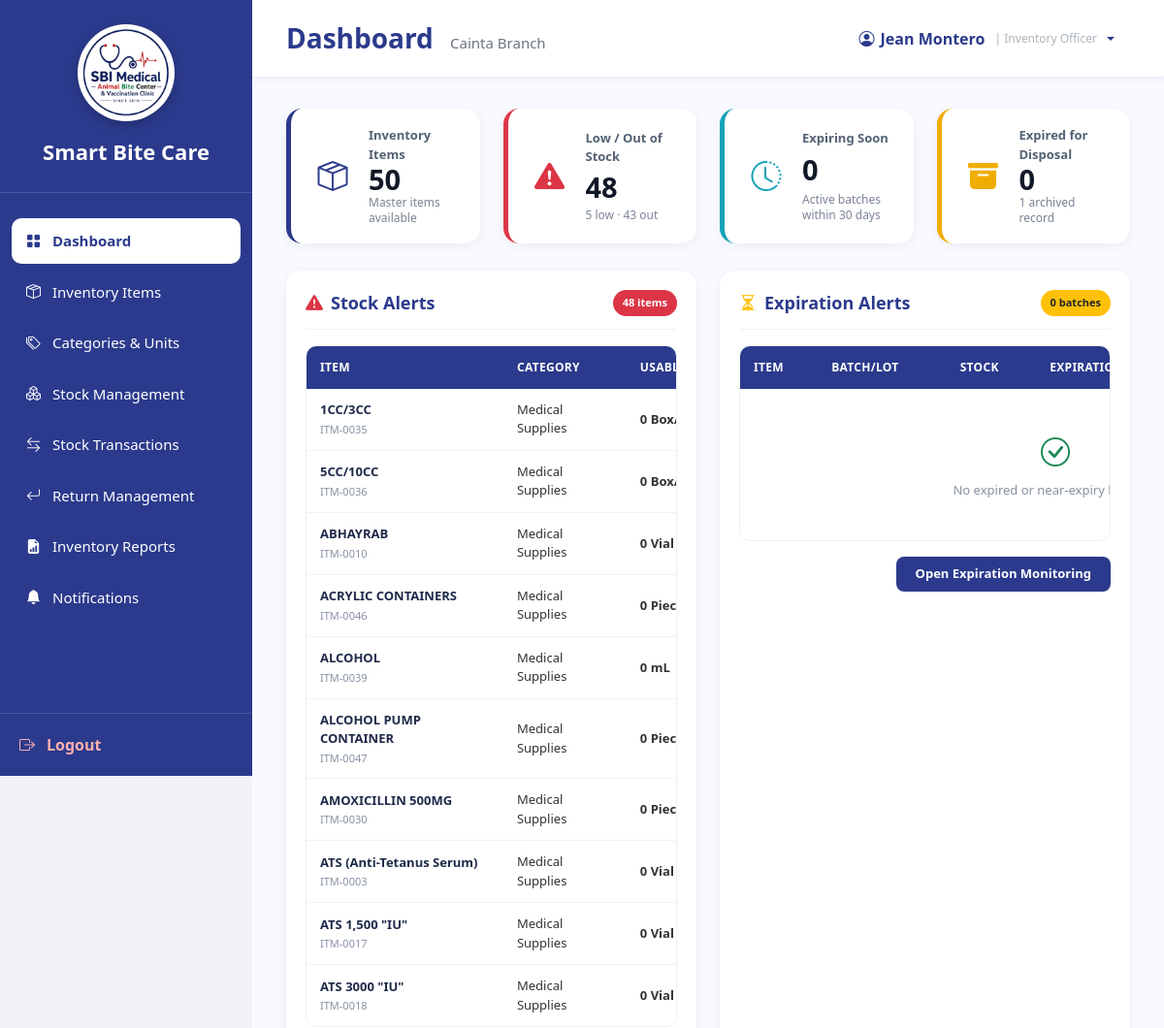
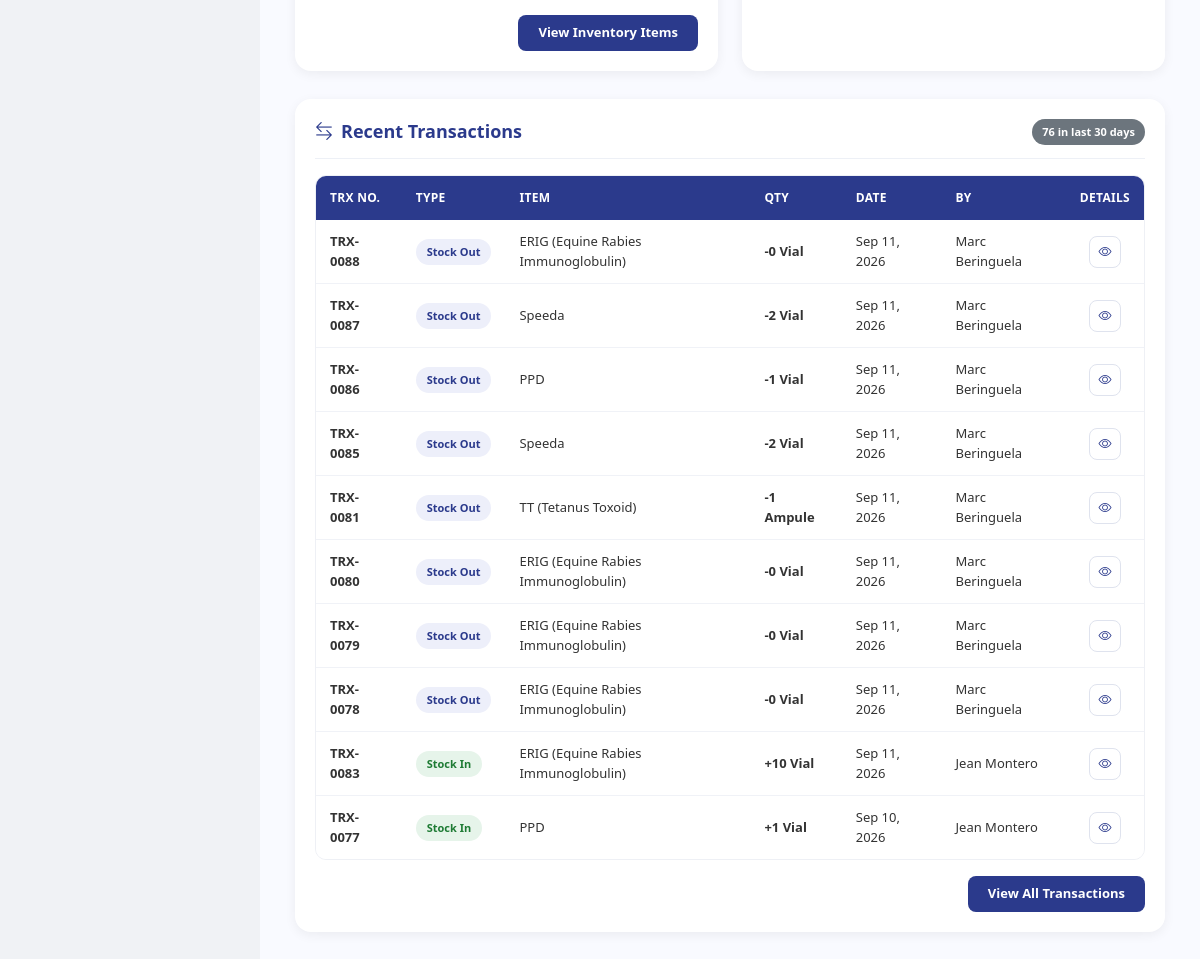
Page /InventoryOfficer_Dashboard.php (signed in) on the committed database (2 pictures, top to bottom).
### tables this page shows
CREATE TABLE `users` (
  `user_id` int(11) NOT NULL,
  `branch_id` varchar(10) DEFAULT NULL,
  `role_id` int(11) NOT NULL,
  `username` varchar(100) NOT NULL,
  `email` varchar(255) NOT NULL,
  `password` varchar(255) NOT NULL,
  `status` enum('Active','Inactive') DEFAULT 'Active',
  `created_at` timestamp NOT NULL DEFAULT current_timestamp(),
  `last_login` datetime DEFAULT NULL
);

CREATE TABLE `branches` (
  `branch_id` varchar(10) NOT NULL,
  `branch_name` varchar(150) NOT NULL,
  `branch_address` text DEFAULT NULL,
  `contact_number` varchar(30) DEFAULT NULL,
  `email` varchar(150) DEFAULT NULL,
  `status` enum('Active','Inactive') DEFAULT 'Active',
  `created_at` timestamp NOT NULL DEFAULT current_timestamp()
);

CREATE TABLE `inventory_items` (
  `item_id` int(11) NOT NULL,
  `category_id` int(11) NOT NULL,
  `unit_id` int(11) NOT NULL,
  `item_name` varchar(255) NOT NULL,
  `minimum_stock` int(11) DEFAULT 0,
  `description` text DEFAULT NULL,
  `is_forecastable` tinyint(1) NOT NULL DEFAULT 0,
  `is_consumable` tinyint(1) NOT NULL DEFAULT 1,
  `base_unit_label` varchar(30) DEFAULT NULL,
  `display_unit_label` varchar(30) DEFAULT NULL,
  `conversion_to_base` decimal(12,4) NOT NULL DEFAULT 1.0000
);

CREATE TABLE `stock_transactions` (
  `transaction_id` int(11) NOT NULL,
  `item_id` int(11) NOT NULL,
  `user_id` int(11) NOT NULL,
  `vaccination_id` int(11) DEFAULT NULL,
  `branch_id` varchar(10) NOT NULL,
  `transaction_type` enum('IN','OUT','ADJUSTMENT','TRANSFER_IN','TRANSFER_OUT','RETURN','EXPIRED') DEFAULT NULL,
  `quantity` decimal(12,4) NOT NULL,
  `remarks` text DEFAULT NULL,
  `transaction_date` timestamp NOT NULL DEFAULT current_timestamp()
);

### InventoryOfficer_Dashboard.php (the view, shortened to what the rows shown need)
<?php
require_once 'sources/db_connect.php';
function h($value)
{
    return htmlspecialchars((string)$value, ENT_QUOTES, 'UTF-8');
}
function statusBadgeClass($status)
{
    switch ($status) {
        case 'Out of Stock': return 'badge-critical';
        case 'Stock In': return 'badge-in';
        case 'Stock Out': return 'badge-out';
    }
}
function transactionDisplayType($type, $quantity)
{
    switch ($type) {
        case 'IN':
            return ['Stock In', '+'];
        case 'OUT':
            return ['Stock Out', '-'];
    }
}
$user_id = (int)$_SESSION['user_id'];
$userQuery = "SELECT
                    u.branch_id,
                    u.username,
                    b.branch_name
              FROM users u
              LEFT JOIN branches b
                ON u.branch_id = b.branch_id
              WHERE u.user_id = ?
                AND u.status = 'Active'
              LIMIT 1";
$userStmt = $conn->prepare($userQuery);
$userStmt->bind_param('i', $user_id);
if (!$userStmt->execute()) {
    die('Database error: Unable to retrieve user information.');
}
$userResult = $userStmt->get_result();
$userData = $userResult->fetch_assoc();
$branch_id = $userData['branch_id'] ?? null;
$username = $userData['username'] ?: 'Inventory Officer';
$branch_name = $userData['branch_name'] ?: 'No Branch Assigned';
$lowStockItems = [];
$recentTransactionsList = [];
if (!empty($branch_id)) {
    $lowStockQuery = "
        SELECT
            x.item_id,
            x.item_name,
            x.minimum_stock,
            x.category_name,
            x.unit_name,
            x.usable_stock,
            x.expired_stock
        FROM (
            SELECT
                i.item_id,
                i.item_name,
                i.minimum_stock,
                c.category_name,
                u.unit_name,
                COALESCE(
                    SUM(
                        CASE
                            WHEN s.quantity_available > 0
                             AND (
                                    s.expiration_date IS NULL
                                    OR s.expiration_date >= CURDATE()
                                 )
                            THEN s.quantity_available
                            ELSE 0
                        END
                    ),
                    0
                ) AS usable_stock,
                COALESCE(
                    SUM(
                        CASE
                            WHEN s.quantity_available > 0
                             AND s.expiration_date IS NOT NULL
                             AND s.expiration_date < CURDATE()
                            THEN s.quantity_available
                            ELSE 0
                        END
                    ),
                    0
                ) AS expired_stock
            FROM inventory_items i
            INNER JOIN inventory_categories c
              ON c.category_id = i.category_id
            INNER JOIN units u
              ON u.unit_id = i.unit_id
            LEFT JOIN inventory_stocks s
              ON s.item_id = i.item_id
             AND s.branch_id = ?
            GROUP BY
                i.item_id,
                i.item_name,
                i.minimum_stock,
                c.category_name,
                u.unit_name
        ) AS x
        WHERE
            x.usable_stock <= 0
            OR (
                x.usable_stock > 0
                AND x.usable_stock <= x.minimum_stock
            )
        ORDER BY
            CASE WHEN x.usable_stock <= 0 THEN 0 ELSE 1 END ASC,
            x.usable_stock ASC,
            x.item_name ASC
        LIMIT 10
    ";
    $stmt = $conn->prepare($lowStockQuery);
    $stmt->bind_param('s', $branch_id);
    $stmt->execute();
    $result = $stmt->get_result();
    while ($row = $result->fetch_assoc()) {
        $usable = (int)$row['usable_stock'];
        $minimum = (int)$row['minimum_stock'];
        $expired = (int)$row['expired_stock'];
        $status = $usable <= 0 ? 'Out of Stock' : 'Low Stock';
        $row['status'] = $status;
        $row['item_id_formatted'] = 'ITM-' . str_pad((string)$row['item_id'], 4, '0', STR_PAD_LEFT);
        $row['stock_display'] = $usable . ' ' . $row['unit_name'];
        $row['minimum_display'] = $minimum . ' ' . $row['unit_name'];
        $row['expired_display'] = $expired > 0 ? $expired . ' ' . $row['unit_name'] : '';
        $lowStockItems[] = $row;
    }
    $transactionQuery = "
        SELECT
            st.transaction_id,
            st.transaction_type,
            st.quantity,
            st.transaction_date,
            st.remarks,
            ii.item_name,
            u.unit_name,
            usr.username
        FROM stock_transactions st
        INNER JOIN inventory_items ii
          ON st.item_id = ii.item_id
        LEFT JOIN units u
          ON ii.unit_id = u.unit_id
        INNER JOIN users usr
          ON st.user_id = usr.user_id
        WHERE st.branch_id = ?
        ORDER BY
            st.transaction_date DESC,
            st.transaction_id DESC
        LIMIT 10
    ";
    $transactionStmt = $conn->prepare($transactionQuery);
    $transactionStmt->bind_param('s', $branch_id);
    $transactionStmt->execute();
    $transactionResult = $transactionStmt->get_result();
    while ($row = $transactionResult->fetch_assoc()) {
        [$displayType, $sign] = transactionDisplayType(
            $row['transaction_type'],
            $row['quantity']
        );
        $quantity = abs((int)$row['quantity']);
        $unitName = $row['unit_name'] ?? '';
        $recentTransactionsList[] = [
            'transaction_id' => (int)$row['transaction_id'],
            'trx' => 'TRX-' . str_pad((string)$row['transaction_id'], 4, '0', STR_PAD_LEFT),
            'type' => $displayType,
            'item' => $row['item_name'] ?? 'Unknown Item',
            'qty' => $sign . $quantity . ($unitName !== '' ? ' ' . $unitName : ''),
            'date' => date('M d, Y', strtotime($row['transaction_date'])),
            'date_full' => date('M d, Y h:i A', strtotime($row['transaction_date'])),
            'by' => $row['username'] ?? 'Unknown User',
            'remarks' => trim((string)($row['remarks'] ?? ''))
        ];
    }
}
?>
<!DOCTYPE html>
<html lang="en">
<head>
<link href="https://cdn.jsdelivr.net/npm/bootstrap@5.3.3/dist/css/bootstrap.min.css" rel="stylesheet">
<link rel="stylesheet" href="https://cdn.jsdelivr.net/npm/bootstrap-icons@1.11.3/font/bootstrap-icons.min.css">
<link rel="stylesheet" href="sidebar.css">
</head>
<body>
<div class="main">
    <div class="topbar">
        <h3>
            Dashboard
            <small><?php echo h($branch_name); ?></small>
        </h3>
        <div class="dropdown">
            <button class="profile dropdown-toggle border-0 bg-transparent px-3 py-2 rounded-3"
                    type="button" id="inventoryOfficerProfileMenu"
                    data-bs-toggle="dropdown" aria-expanded="false">
                <i class="bi bi-person-circle"></i>
                <span><?php echo h($username); ?></span>
                <span class="role-label">| Inventory Officer</span>
            </button>
        </div>
    </div>
    <div class="dashboard">
        <div class="row g-4 mt-1">
            <div class="col-xl-6" id="stockAlerts">
                <div class="large-card">
                    <div class="table-wrap">
                        <table class="table data-table">
                            <thead>
                                <tr>
                                    <th>Item</th>
                                    <th>Category</th>
                                    <th>Usable Stock</th>
                                </tr>
                            </thead>
                            <tbody>
                            <?php if (empty($lowStockItems)): ?>
                                <tr>
                                    <td colspan="5">
                                        <div class="empty-state">
                                            <i class="bi bi-check-circle text-success"></i>
                                            <p>No low or out-of-stock items.</p>
                                        </div>
                                    </td>
                                </tr>
                            <?php else: ?>
                                <?php foreach ($lowStockItems as $item): ?>
                                    <tr>
                                        <td>
                                            <span class="item-name"><?php echo h($item['item_name']); ?></span>
                                            <span class="subtext"><?php echo h($item['item_id_formatted']); ?></span>
                                        </td>
                                        <td><?php echo h($item['category_name']); ?></td>
                                        <td>
                                            <strong><?php echo h($item['stock_display']); ?></strong>
                                        </td>
                                    </tr>
                                <?php endforeach; ?>
                            <?php endif; ?>
                            </tbody>
                        </table>
                    </div>
                </div>
            </div>
            <div class="col-xl-6">
                <div class="large-card">
                    <div class="table-wrap">
                        <table class="table data-table">
                            <thead>
                                <tr>
                                    <th>Item</th>
                                    <th>Batch/Lot</th>
                                    <th>Stock</th>
                                    <th>Expiration</th>
                                </tr>
                            </thead>
                        </table>
                    </div>
                </div>
            </div>
        </div>
        <div class="row g-4 mt-1">
            <div class="col-12">
                <div class="large-card">
                    <div class="table-wrap">
                        <table class="table data-table">
                            <thead>
                                <tr>
                                    <th>Trx No.</th>
                                    <th>Type</th>
                                    <th>Item</th>
                                    <th>Qty</th>
                                    <th>Date</th>
                                    <th>By</th>
                                    <th class="text-center">Details</th>
                                </tr>
                            </thead>
                            <tbody>
                            <?php if (empty($recentTransactionsList)): ?>
                                <tr>
                                    <td colspan="7">
                                        <div class="empty-state">
                                            <i class="bi bi-clock-history"></i>
                                            <p>No recent transactions found.</p>
                                        </div>
                                    </td>
                                </tr>
                            <?php else: ?>
                                <?php foreach ($recentTransactionsList as $trx): ?>
                                    <tr>
                                        <td><strong><?php echo h($trx['trx']); ?></strong></td>
                                        <td>
                                            <span class="badge-status <?php echo h(statusBadgeClass($trx['type'])); ?>">
                                                <?php echo h($trx['type']); ?>
                                            </span>
                                        </td>
                                        <td><?php echo h($trx['item']); ?></td>
                                        <td><strong><?php echo h($trx['qty']); ?></strong></td>
                                        <td><?php echo h($trx['date']); ?></td>
                                        <td><?php echo h($trx['by']); ?></td>
                                        <td class="text-center">
                                            <button
                                                type="button"
                                                class="action-btn"
                                                title="View Transaction Details"
                                                onclick='showTransactionDetails(<?php
                                                    echo json_encode(
                                                        $trx,
                                                        JSON_HEX_TAG | JSON_HEX_APOS | JSON_HEX_QUOT | JSON_HEX_AMP
                                                    );
                                                ?>)'
                                            >
                                                <i class="bi bi-eye"></i>
                                            </button>
                                        </td>
                                    </tr>
                                <?php endforeach; ?>
                            <?php endif; ?>
                            </tbody>
                        </table>
                    </div>
                </div>
            </div>
        </div>
    </div>
</div>
</body>
</html>

### rows in the picture
users: branch.branch_name "Cainta Branch", username "Jean Montero"
inventory_items: item_name "1CC/3CC", item_id_formatted "ITM-0035", category_name "Medical Supplies", stock_display "0…"
inventory_items: item_name "5CC/10CC", item_id_formatted "ITM-0036", category_name "Medical Supplies", stock_display "0…"
inventory_items: item_name "ABHAYRAB", item_id_formatted "ITM-0010", category_name "Medical Supplies", stock_display "0 Vial"
inventory_items: item_name "ACRYLIC CONTAINERS", item_id_formatted "ITM-0046", category_name "Medical Supplies", stock_display "0…"
inventory_items: item_name "ALCOHOL", item_id_formatted "ITM-0039", category_name "Medical Supplies", stock_display "0 mL"
inventory_items: item_name "ALCOHOL PUMP CONTAINER", item_id_formatted "ITM-0047", category_name "Medical Supplies", stock_display "0…"
inventory_items: item_name "AMOXICILLIN 500MG", item_id_formatted "ITM-0030", category_name "Medical Supplies", stock_display "0…"
inventory_items: item_name "ATS (Anti-Tetanus Serum)", item_id_formatted "ITM-0003", category_name "Medical Supplies", stock_display "0 Vial"
inventory_items: item_name "ATS 1,500 \"IU\"", item_id_formatted "ITM-0017", category_name "Medical Supplies", stock_display "0 Vial"
inventory_items: item_name "ATS 3000 \"IU\"", item_id_formatted "ITM-0018", category_name "Medical Supplies", stock_display "0 Vial"
stock_transactions: trx "TRX-0088", type "Stock Out", item.item_name "ERIG (Equine Rabies Immunoglobulin)", qty "-0 Vial", date "Sep 11, 2026", user.username "Marc Beringuela"
stock_transactions: trx "TRX-0087", type "Stock Out", item.item_name "Speeda", qty "-2 Vial", date "Sep 11, 2026", user.username "Marc Beringuela"
stock_transactions: trx "TRX-0086", type "Stock Out", item.item_name "PPD", qty "-1 Vial", date "Sep 11, 2026", user.username "Marc Beringuela"
stock_transactions: trx "TRX-0085", type "Stock Out", item.item_name "Speeda", qty "-2 Vial", date "Sep 11, 2026", user.username "Marc Beringuela"
stock_transactions: trx "TRX-0081", type "Stock Out", item.item_name "TT (Tetanus Toxoid)", qty "-1 Ampule", date "Sep 11, 2026", user.username "Marc Beringuela"
stock_transactions: trx "TRX-0080", type "Stock Out", item.item_name "ERIG (Equine Rabies Immunoglobulin)", qty "-0 Vial", date "Sep 11, 2026", user.username "Marc Beringuela"
stock_transactions: trx "TRX-0079", type "Stock Out", item.item_name "ERIG (Equine Rabies Immunoglobulin)", qty "-0 Vial", date "Sep 11, 2026", user.username "Marc Beringuela"
stock_transactions: trx "TRX-0078", type "Stock Out", item.item_name "ERIG (Equine Rabies Immunoglobulin)", qty "-0 Vial", date "Sep 11, 2026", user.username "Marc Beringuela"
stock_transactions: trx "TRX-0083", type "Stock In", item.item_name "ERIG (Equine Rabies Immunoglobulin)", qty "+10 Vial", date "Sep 11, 2026", user.username "Jean Montero"
stock_transactions: trx "TRX-0077", type "Stock In", item.item_name "PPD", qty "+1 Vial", date "Sep 10, 2026", user.username "Jean Montero"

### other values in the picture
$stats['inventory_items'] "50"
$stats['attention_items'] "48"
$stats['low_stocks'] "5"
$stats['out_of_stock'] "43"
$stats['expiring_stocks'] "0"
$stats['expired_stocks'] "0"
$stats['archived_stocks'] "1"
$stats['expired_stocks'] + $stats['expiring_stocks'] "0"
$stats['recent_transactions'] "76"
